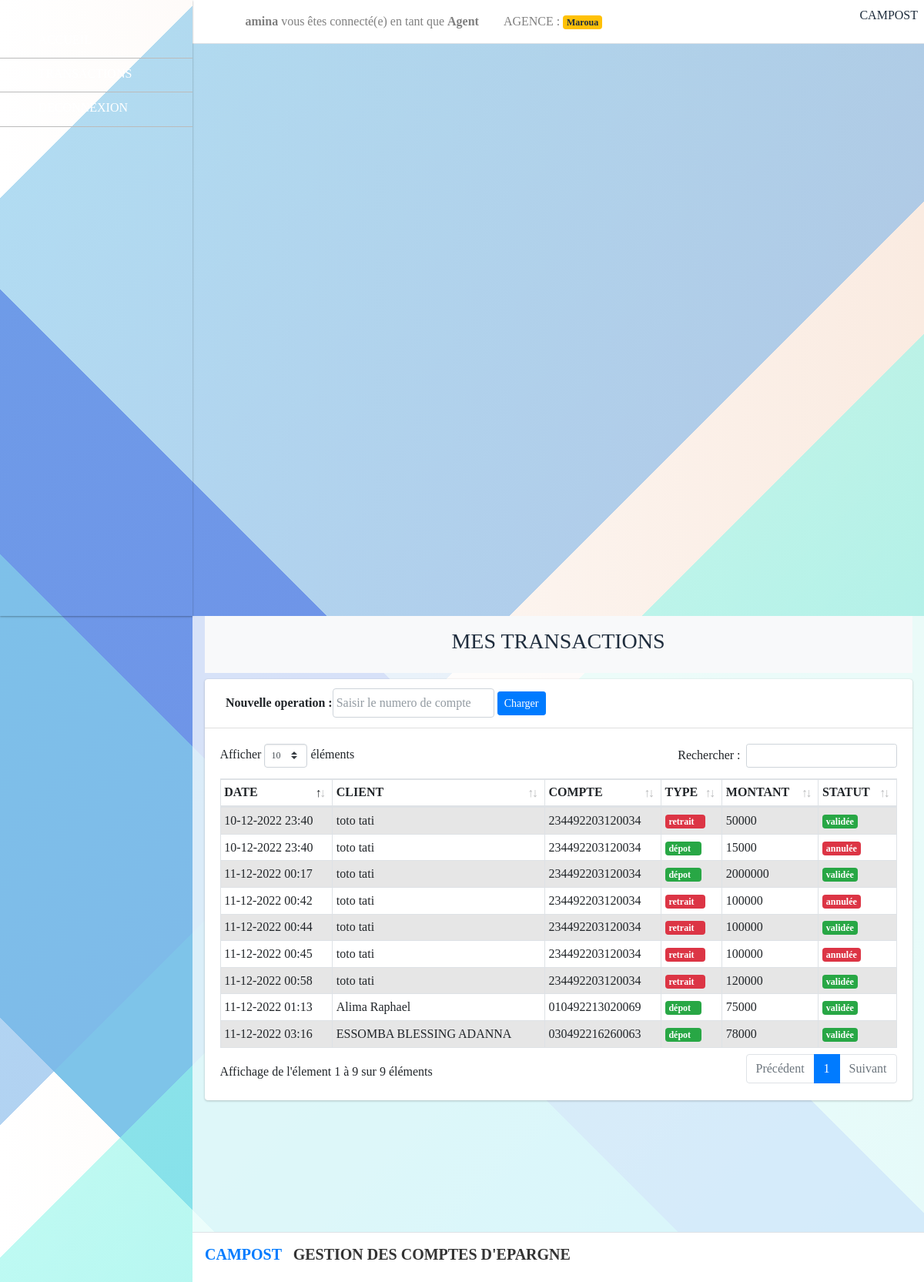
The app's page /agent/transactions (signed in) with its own data.
### moneysys/models.py (models this page shows, shortened)
class Profil(models.Model):
    user = models.OneToOneField(User,null=True, on_delete=models.SET_NULL)  # La liaison OneToOne vers le modèle User
    role = models.ForeignKey(Role, null=True, on_delete=models.SET_NULL)  # La liaison OneToOne vers le modèle Role
    agence = models.ForeignKey(Agence, null=True, on_delete=models.SET_NULL)
    avatar = models.ImageField(null=True, blank=True, upload_to="avatars/")
    is_active = models.BooleanField(default=True)
    created_at = models.DateTimeField(auto_now_add=True)
    updated_at = models.DateTimeField(auto_now=True)
    connected_at = models.DateTimeField(null=True,blank=True)

class Role(models.Model):
    nom = models.CharField(max_length=100)

class Agence(models.Model):
    region = models.ForeignKey(Region, null=True, on_delete=models.SET_NULL)
    nom = models.CharField(max_length=100)

class Operation(models.Model):
    client = models.ForeignKey(Client, null=True, on_delete=models.SET_NULL)
    compte = models.ForeignKey(Compte, null=True, on_delete=models.SET_NULL)
    montant =models.IntegerField(default=0)
    autorisation = models.CharField(max_length=100)
    is_deposit=models.BooleanField(default=True)
    created_at = models.DateTimeField(auto_now_add=True)
    updated_at = models.DateTimeField(auto_now=True)
    user = models.ForeignKey(User, null=True, on_delete=models.SET_NULL)
    region = models.ForeignKey(Region, null=True, on_delete=models.SET_NULL)
    agence = models.ForeignKey(Agence, null=True, on_delete=models.SET_NULL)
    is_active=models.BooleanField(default=True)

class Compte(models.Model):
    client = models.OneToOneField(Client,null=True, on_delete=models.SET_NULL)
    numero = models.CharField(max_length=100)
    solde = models.FloatField(default=0,verbose_name=u"Solde initial du compte")
    is_active = models.BooleanField(default=True)
    created_at = models.DateTimeField(auto_now_add=True)
    updated_at = models.DateTimeField(auto_now=True)
    def __str__(self) -> str:
        return "{}".format(self.numero)

class Client(models.Model):
    nom = models.CharField(max_length=70)
    prenom = models.CharField(max_length=70)
    telephone = models.IntegerField(max_length=70)
    adresse = models.CharField(max_length=200)
    dtn=models.DateField(blank=True)
    lieu = models.CharField(max_length=200,blank=True, null=True)
    photo = models.ImageField(null=True, blank=True, upload_to="photos/")
    created_at = models.DateTimeField(auto_now_add=True,blank=True)
    updated_at = models.DateTimeField(auto_now=True,blank=True)
    agence = models.ForeignKey(Agence, null=True, on_delete=models.SET_NULL)
    user = models.ForeignKey(User, null=True, on_delete=models.SET_NULL)
    def __str__(self) -> str:
        return "{} {}".format(self.nom,self.prenom)

### moneysys/views.py (the view)
# urls.py: path('agent/transactions',views.agent_transactions, name = "agent_transactions"),
def agent_transactions(request):
    current_user = request.user
    if current_user.profil.role.id==3:
        transactions = Operation.objects.filter(user=current_user)
        return render(request, 'Agent/transactions.html',{'transactions':transactions})
    else:
        return redirect('/login')

### moneysys/templates/Agent/transactions.html (shortened to what this page needs)
{% extends 'layouts/agent.html' %}
{% block header %}
      <div class="p-3 mb-2 bg-light">
         <h3 class="text-center">MES TRANSACTIONS</h3>
      </div>
{% endblock header %}
{% block content %}
  <div class="container">
      <div class="row">
            <div class="col-md-12 col-sm-12">
                <div class="card">
                  <div class="card-header">
                    <div class="container">
                      <div class="row">
                        <div class="col-md-12 col-sm-12">
                          <form class="form-inline" action="/agent/client/search" method="post">
                            <div class="form-group">
                              <label for="">Nouvelle operation : </label>
                              <input type="text" name="numero" placeholder="Saisir le numero de compte" class="form-control p-1">
                            </div>
                            <div class="form-group p-1">
                              <button class="btn btn-sm btn-primary" type="submit">Charger</button>
                            </div>
                          </form>
                        </div>
                      </div>
                    </div>
                  </div>
                  <div class="card-body">
                    <div class="table-responsive">
                <table class="table table-hover table-bordered table-sm table-striped data-table">
                    <thead>
                      <tr>
                        <th scope="col">DATE</th>
                        <th>CLIENT</th>
                        <th>COMPTE</th>
                        <th>TYPE</th>
                        <th>MONTANT</th>
                        <th>STATUT</th>
                      </tr>
                    </thead>
                    <tbody>
                        {% for st in transactions %}
                          <tr>
                            <td><a href="#" class="">{{st.created_at|date:"d-m-Y H:i"}}</a></td>
                            <td>{{ st.compte.client }}</td>
                            <td>{{ st.compte }}</td>
                            {% if st.is_deposit %}
                              <td><span class="badge badge-success">dépot<i class="fa fa-upload" ></i></span></td>
                            {% else %}
                            <td><span class="badge badge-danger">retrait<i class="fa fa-download" ></i></span></td>
                            {% endif %}
                            <td>{{ st.montant }}</td>
                            {% if st.is_active %}
                              <td><span class="badge badge-success">validée</span></td>
                            {% else %}
                            <td><span class="badge badge-danger">annulée</span></td>
                            {% endif %}
                          </tr>
                          {% endfor %}
                        </tbody>
                      </table>
                    </div>
                  </div>
                </div>
            </div>
        </div>
  </div>
  {% endblock content %}

### moneysys/templates/layouts/agent.html (shortened to what this page needs)
<!DOCTYPE html>
<html lang="fr">
  {% load static %}
  {% include 'includes/header.html' %}
<body class="hold-transition sidebar-mini layout-fixed">
<div class="wrapper">
  <nav class="main-header navbar navbar-expand navbar-white navbar-light">
    <ul class="navbar-nav">
      <li class="nav-item">
        <a class="nav-link" data-widget="pushmenu" href="#" role="button"><i class="fas fa-bars"></i></a>
      </li>
      <li class="nav-item">
        <a class="nav-link" href="#" role="button"><b>{{ user.username }}</b> vous êtes connecté(e) en tant que <b>{{ user.profil.role.nom}}</b></a>
      </li>
      <li class="nav-item">
        <a class="nav-link" href="#"> AGENCE : <span class="badge badge-warning">{{ user.profil.agence.nom }}</span> </a>
      </li>
    </ul>
    <ul class="navbar-nav ml-auto">
      <li class="nav-item">
        <p>
            <span>CAMPOST</span>
        </p>
      </li>
    </ul>
  </nav>
  <aside class="main-sidebar sidebar-dark-primary elevation-1">
      <nav class="mt-2">
        <ul class="nav nav-pills nav-sidebar flex-column" data-widget="treeview" role="menu" data-accordion="false">
          <li class="nav-item">
            <a href="/agent/dashboard" class="nav-link">
              <i class="nav-icon fas fa-chart-pie"></i>
              <p>
              </p>
            </a>
          </li>
          <li class="nav-item">
            <a href="/agent/transactions" class="nav-link">
              <i class="nav-icon fa fa-coins"></i>
              <p>
                TRANSACTIONS
              </p>
            </a>
          </li>
          <li class="nav-item">
            <a href="/deconnexion" class="nav-link">
              <i class="nav-icon fas fa-arrow-left"></i>
              <p>
                DECONNEXION
              </p>
            </a>
          </li>
        </ul>
      </nav>
    </div>
  <div style="background: rgba(255, 255, 255, 0.726)" class="content-wrapper">
    <section class="content" style="">
        <div class="container-fluid mt-0">
          {% block header%}  {% endblock header%}
        </div>
       {% block content%}  {% endblock content%}
    </section>
  </div>
  <footer class="main-footer">
    <h5 class="font-size-18 font-bold" style="font-weight: 700"><span class="text-primary">CAMPOST</span> <span style="background: #FFFFFF; padding:5px 10px; color:#333333" class="">GESTION DES COMPTES D'EPARGNE</span> </h5>
  </footer>
</body>
</html>

### moneysys/static/assets/css/style.css (style rules this page uses)
.nav-sidebar .nav-item > .nav-link { width: 100%; }
body { font-family: 'outfit'; }
.table a { color: inherit; text-decoration: none; }
body { height: 100vh; background-image: linear-gradient(135deg, transparent 0%, transparent 9%,rgba(126, 196, 233,0.6) 9%, rgba(126, 181, 233, 0.6) 51%,transparent 51%, transparent 57%,rgba(146, 246, 234,0.6) 57%, rgba(102, 241, 243, 0.6) 100%),linear-gradient(45deg, transparent 0%, transparent 12%,rgb(126, 196, 233) 12%, rgb(126, 196, 233) 33%,rgb(87, 96, 230) 33%, rgb(87, 96, 230) 45%,transparent 45%, transparent 100%),linear-gradient(90deg, rgb(255,255,255),rgb(250, 235, 225)); }

### moneysys/templates/includes/header.html (style rules this page uses)
aside .nav-pills .nav-link { color: #ffffff; }
[class*="sidebar-dark-"] { background-color: inherit; }
.nav-sidebar > .nav-item { margin-bottom: 0; border-bottom: 1px solid #bbbbbb; }

### records on screen
Operation: created_at "10-12-2022 23:40", compte.client "toto tati", compte "234492203120034", is_deposit "retrait", montant "50000", is_active "validée"
Operation: created_at "10-12-2022 23:40", compte.client "toto tati", compte "234492203120034", is_deposit "dépot", montant "15000", is_active "annulée"
Operation: created_at "11-12-2022 00:17", compte.client "toto tati", compte "234492203120034", is_deposit "dépot", montant "2000000", is_active "validée"
Operation: created_at "11-12-2022 00:42", compte.client "toto tati", compte "234492203120034", is_deposit "retrait", montant "100000", is_active "annulée"
Operation: created_at "11-12-2022 00:44", compte.client "toto tati", compte "234492203120034", is_deposit "retrait", montant "100000", is_active "validée"
Operation: created_at "11-12-2022 00:45", compte.client "toto tati", compte "234492203120034", is_deposit "retrait", montant "100000", is_active "annulée"
Operation: created_at "11-12-2022 00:58", compte.client "toto tati", compte "234492203120034", is_deposit "retrait", montant "120000", is_active "validée"
Operation: created_at "11-12-2022 01:13", compte.client "Alima Raphael", compte "010492213020069", is_deposit "dépot", montant "75000", is_active "validée"
Operation: created_at "11-12-2022 03:16", compte.client "ESSOMBA BLESSING ADANNA", compte "030492216260063", is_deposit "dépot", montant "78000", is_active "validée"

### other values on screen
{{ user.username }} "amina"
{{ user.profil.role.nom }} "Agent"
{{ user.profil.agence.nom }} "Maroua"
